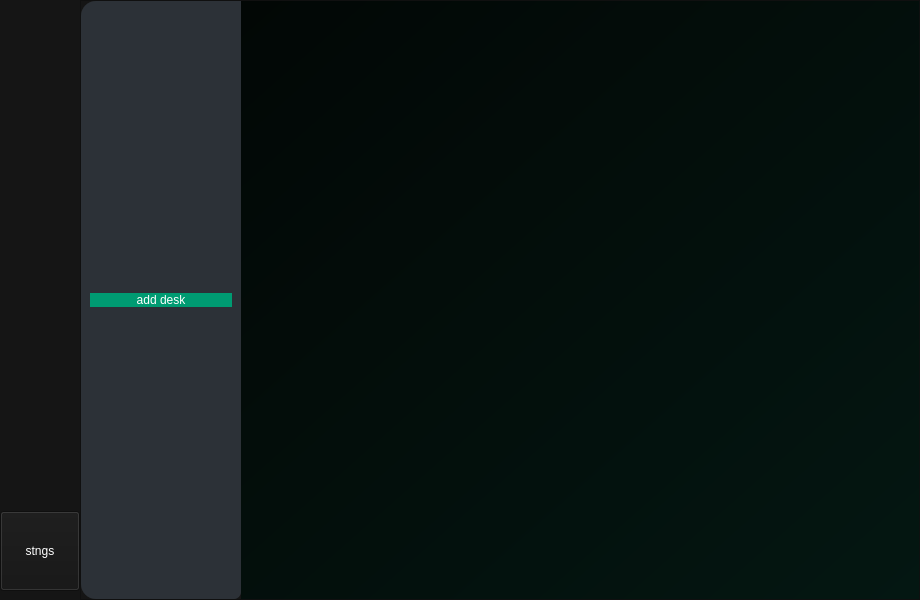
<?xml version="1.0" encoding="UTF-8"?>
<ui version="4.0">
 <class>MainWindow</class>
 <widget class="QMainWindow" name="MainWindow">
  <property name="geometry">
   <rect>
    <x>0</x>
    <y>0</y>
    <width>920</width>
    <height>600</height>
   </rect>
  </property>
  <property name="minimumSize">
   <size>
    <width>920</width>
    <height>600</height>
   </size>
  </property>
  <property name="windowTitle">
   <string>MainWindow</string>
  </property>
  <property name="styleSheet">
   <string notr="true">background-color: #151515;
font: 600 32px &quot;Afacad Flux&quot;;
color: white;</string>
  </property>
  <widget class="QWidget" name="centralwidget">
   <property name="styleSheet">
    <string notr="true"/>
   </property>
   <layout class="QGridLayout" name="gridLayout">
    <property name="leftMargin">
     <number>0</number>
    </property>
    <property name="topMargin">
     <number>0</number>
    </property>
    <property name="rightMargin">
     <number>0</number>
    </property>
    <property name="bottomMargin">
     <number>0</number>
    </property>
    <property name="spacing">
     <number>0</number>
    </property>
    <item row="0" column="0">
     <widget class="QWidget" name="side_bar" native="true">
      <property name="minimumSize">
       <size>
        <width>80</width>
        <height>0</height>
       </size>
      </property>
      <property name="maximumSize">
       <size>
        <width>80</width>
        <height>16777215</height>
       </size>
      </property>
      <property name="styleSheet">
       <string notr="true"/>
      </property>
      <layout class="QVBoxLayout" name="verticalLayout_3">
       <property name="leftMargin">
        <number>0</number>
       </property>
       <property name="topMargin">
        <number>0</number>
       </property>
       <property name="rightMargin">
        <number>0</number>
       </property>
       <item>
        <widget class="QPushButton" name="home_button">
         <property name="minimumSize">
          <size>
           <width>0</width>
           <height>78</height>
          </size>
         </property>
         <property name="maximumSize">
          <size>
           <width>16777215</width>
           <height>78</height>
          </size>
         </property>
         <property name="styleSheet">
          <string notr="true">QPushButton 
                {
                    border-radius: 0px;
                    border-image: url(:/icons/home-icon-qt.png);
                    background-repeat: no-repeat;

                }</string>
         </property>
         <property name="text">
          <string/>
         </property>
        </widget>
       </item>
       <item>
        <widget class="QPushButton" name="cmd_button">
         <property name="minimumSize">
          <size>
           <width>0</width>
           <height>80</height>
          </size>
         </property>
         <property name="maximumSize">
          <size>
           <width>16777215</width>
           <height>80</height>
          </size>
         </property>
         <property name="styleSheet">
          <string notr="true">QPushButton 
                {
                    border-radius: 0px;
                    border-image: url(:/icons/command-icon-qt-inactive.png);
                    width: 32px;
                    height: 32px;
                    background-repeat: no-repeat;

                }</string>
         </property>
         <property name="text">
          <string/>
         </property>
        </widget>
       </item>
       <item>
        <spacer name="verticalSpacer">
         <property name="orientation">
          <enum>Qt::Vertical</enum>
         </property>
         <property name="sizeHint" stdset="0">
          <size>
           <width>20</width>
           <height>40</height>
          </size>
         </property>
        </spacer>
       </item>
       <item>
        <widget class="QPushButton" name="pushButton_3">
         <property name="minimumSize">
          <size>
           <width>0</width>
           <height>80</height>
          </size>
         </property>
         <property name="maximumSize">
          <size>
           <width>16777215</width>
           <height>80</height>
          </size>
         </property>
         <property name="styleSheet">
          <string notr="true"/>
         </property>
         <property name="text">
          <string>stngs</string>
         </property>
        </widget>
       </item>
      </layout>
     </widget>
    </item>
    <item row="0" column="1">
     <widget class="QFrame" name="mainFrame">
      <property name="styleSheet">
       <string notr="true"/>
      </property>
      <property name="frameShape">
       <enum>QFrame::StyledPanel</enum>
      </property>
      <property name="frameShadow">
       <enum>QFrame::Raised</enum>
      </property>
      <layout class="QVBoxLayout" name="verticalLayout">
       <property name="spacing">
        <number>0</number>
       </property>
       <property name="leftMargin">
        <number>0</number>
       </property>
       <property name="topMargin">
        <number>0</number>
       </property>
       <property name="rightMargin">
        <number>0</number>
       </property>
       <property name="bottomMargin">
        <number>0</number>
       </property>
       <item>
        <widget class="QWidget" name="mainZone" native="true">
         <property name="styleSheet">
          <string notr="true">background-color: #151515;</string>
         </property>
         <layout class="QVBoxLayout" name="verticalLayout_2">
          <property name="spacing">
           <number>0</number>
          </property>
          <property name="leftMargin">
           <number>0</number>
          </property>
          <property name="topMargin">
           <number>0</number>
          </property>
          <property name="rightMargin">
           <number>0</number>
          </property>
          <property name="bottomMargin">
           <number>0</number>
          </property>
          <item>
           <widget class="QStackedWidget" name="pageZone">
            <property name="styleSheet">
             <string notr="true">background-color: #2C3037;
border-top-left-radius: 15;
border-bottom-left-radius: 15;
border-top-right-radius: 0;
border-bottom-right-radius: 7;</string>
            </property>
            <property name="currentIndex">
             <number>0</number>
            </property>
            <widget class="QWidget" name="ccmdPage">
             <property name="styleSheet">
              <string notr="true">background-color: #151515;</string>
             </property>
             <layout class="QVBoxLayout" name="verticalLayout_5">
              <property name="spacing">
               <number>0</number>
              </property>
              <property name="leftMargin">
               <number>0</number>
              </property>
              <property name="topMargin">
               <number>0</number>
              </property>
              <property name="rightMargin">
               <number>0</number>
              </property>
              <property name="bottomMargin">
               <number>0</number>
              </property>
              <item>
               <layout class="QGridLayout" name="ccmdPageGridLayout">
                <item row="0" column="1">
                 <widget class="QScrollArea" name="ccmd_zone">
                  <property name="styleSheet">
                   <string notr="true">background: qlineargradient(x1:0, y1:0, x2:1, y2:1, stop:0 #020705, stop:1 #041712);</string>
                  </property>
                  <property name="widgetResizable">
                   <bool>true</bool>
                  </property>
                  <widget class="QWidget" name="scrollAreaWidgetContents">
                   <property name="geometry">
                    <rect>
                     <x>0</x>
                     <y>0</y>
                     <width>670</width>
                     <height>596</height>
                    </rect>
                   </property>
                   <property name="styleSheet">
                    <string notr="true">border-radius: 0;</string>
                   </property>
                  </widget>
                 </widget>
                </item>
                <item row="0" column="0">
                 <widget class="QWidget" name="ccmd_side_bar" native="true">
                  <property name="minimumSize">
                   <size>
                    <width>160</width>
                    <height>0</height>
                   </size>
                  </property>
                  <property name="maximumSize">
                   <size>
                    <width>150</width>
                    <height>16777215</height>
                   </size>
                  </property>
                  <property name="styleSheet">
                   <string notr="true">background-color: #2C3137;</string>
                  </property>
                  <layout class="QVBoxLayout" name="verticalLayout_6">
                   <item>
                    <widget class="QPushButton" name="add_ccmd_button">
                     <property name="styleSheet">
                      <string notr="true">background-color: #009B72;
border-radius: 10px;</string>
                     </property>
                     <property name="text">
                      <string>add desk</string>
                     </property>
                    </widget>
                   </item>
                  </layout>
                 </widget>
                </item>
               </layout>
              </item>
             </layout>
            </widget>
            <widget class="QWidget" name="homePage">
             <layout class="QVBoxLayout" name="verticalLayout_4">
              <property name="spacing">
               <number>0</number>
              </property>
              <property name="leftMargin">
               <number>0</number>
              </property>
              <property name="topMargin">
               <number>0</number>
              </property>
              <property name="rightMargin">
               <number>0</number>
              </property>
              <property name="bottomMargin">
               <number>0</number>
              </property>
              <item>
               <layout class="QGridLayout" name="homePageGridLayout">
                <item row="1" column="0" alignment="Qt::AlignHCenter|Qt::AlignTop">
                 <widget class="QLabel" name="home_page_label">
                  <property name="styleSheet">
                   <string notr="true"/>
                  </property>
                  <property name="text">
                   <string>Home page</string>
                  </property>
                 </widget>
                </item>
                <item row="0" column="0">
                 <spacer name="verticalSpacer_2">
                  <property name="orientation">
                   <enum>Qt::Vertical</enum>
                  </property>
                  <property name="sizeType">
                   <enum>QSizePolicy::Fixed</enum>
                  </property>
                  <property name="sizeHint" stdset="0">
                   <size>
                    <width>20</width>
                    <height>40</height>
                   </size>
                  </property>
                 </spacer>
                </item>
               </layout>
              </item>
             </layout>
            </widget>
           </widget>
          </item>
         </layout>
        </widget>
       </item>
      </layout>
     </widget>
    </item>
   </layout>
  </widget>
 </widget>
 <resources>
  <include location="icons/resources.qrc"/>
 </resources>
 <connections/>
</ui>
